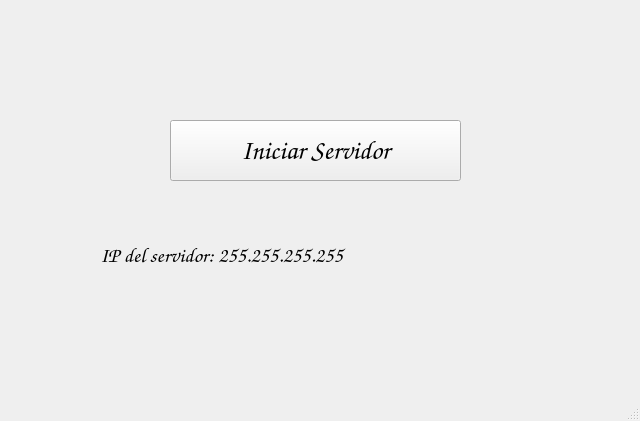
<?xml version="1.0" encoding="UTF-8"?>
<ui version="4.0">
 <class>ServidorSocket</class>
 <widget class="QMainWindow" name="ServidorSocket">
  <property name="geometry">
   <rect>
    <x>0</x>
    <y>0</y>
    <width>640</width>
    <height>421</height>
   </rect>
  </property>
  <property name="windowTitle">
   <string>MainWindow</string>
  </property>
  <widget class="QWidget" name="centralwidget">
   <widget class="QPushButton" name="iniciarServidor">
    <property name="geometry">
     <rect>
      <x>170</x>
      <y>120</y>
      <width>291</width>
      <height>61</height>
     </rect>
    </property>
    <property name="font">
     <font>
      <family>Comic Sans MS</family>
      <pointsize>20</pointsize>
      <kerning>true</kerning>
     </font>
    </property>
    <property name="autoFillBackground">
     <bool>false</bool>
    </property>
    <property name="styleSheet">
     <string notr="true">selection-color: rgb(255, 170, 255);</string>
    </property>
    <property name="text">
     <string>Iniciar Servidor</string>
    </property>
   </widget>
   <widget class="QLabel" name="label">
    <property name="geometry">
     <rect>
      <x>100</x>
      <y>220</y>
      <width>421</width>
      <height>71</height>
     </rect>
    </property>
    <property name="font">
     <font>
      <family>Comic Sans MS</family>
      <pointsize>16</pointsize>
     </font>
    </property>
    <property name="text">
     <string>IP del servidor: 255.255.255.255</string>
    </property>
   </widget>
  </widget>
  <widget class="QStatusBar" name="statusbar"/>
 </widget>
 <resources/>
 <connections/>
</ui>
